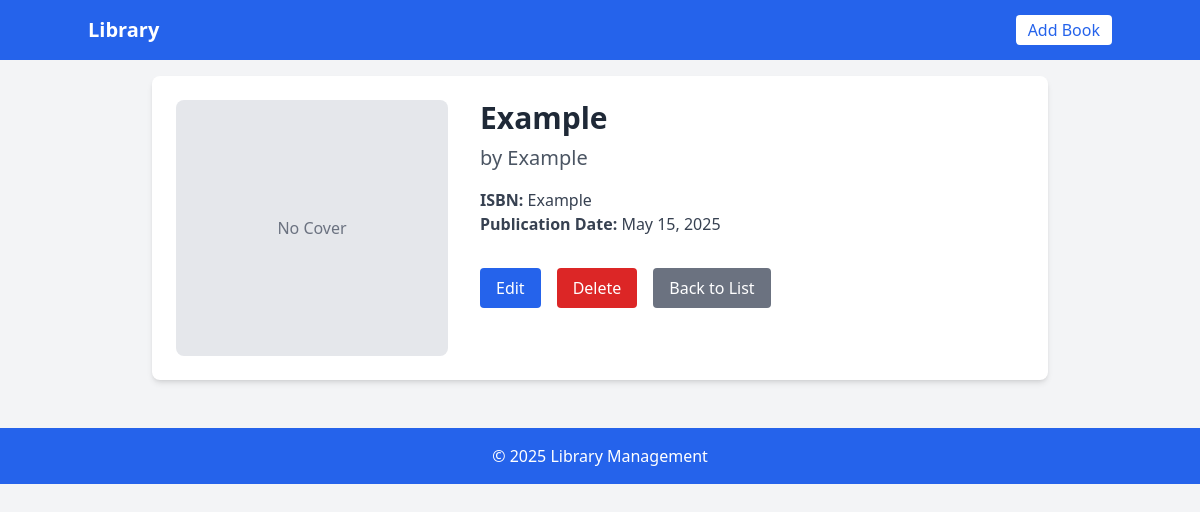
The page /books/2/ on the database its author committed.
### books/models.py (models this page shows, shortened)
class Book(models.Model):
    title = models.CharField(max_length=200)
    author = models.CharField(max_length=100)
    publication_date = models.DateField(blank=True, null=True)
    isbn = models.CharField('ISBN', max_length=13, unique=True)
    description = models.TextField(blank=True)
    cover_image = models.URLField(blank=True)
    created_at = models.DateTimeField(auto_now_add=True)
    updated_at = models.DateTimeField(auto_now=True)

### books/views.py (the view)
# urls.py: path('<int:pk>/', views.BookDetailView.as_view(), name='book_detail'),
class BookDetailView(DetailView):
    model = Book
    context_object_name = 'book'
    template_name = 'books/book_detail.html'

### books/templates/books/book_detail.html (shortened to what this page needs)
{% extends 'books/base.html' %}
{% block content %}
<div class="bg-white rounded-lg shadow-md p-6 max-w-4xl mx-auto">
    <div class="flex flex-col md:flex-row gap-8">
        <div class="md:w-1/3">
            {% if book.cover_image %}
            <img src="{{ book.cover_image }}" alt="{{ book.title }}" class="w-full rounded-lg shadow">
            {% else %}
            <div class="w-full h-64 bg-gray-200 rounded-lg flex items-center justify-center">
                <span class="text-gray-500">No Cover</span>
            </div>
            {% endif %}
        </div>
        <div class="md:w-2/3">
            <h1 class="text-3xl font-bold text-gray-800 mb-2">{{ book.title }}</h1>
            <p class="text-xl text-gray-600 mb-4">by {{ book.author }}</p>
            <div class="mb-4">
                <p class="text-gray-700"><span class="font-semibold">ISBN:</span> {{ book.isbn }}</p>
                {% if book.publication_date %}
                <p class="text-gray-700"><span class="font-semibold">Publication Date:</span> {{ book.publication_date }}</p>
                {% endif %}
            </div>
            <div class="flex gap-4 mt-8">
                <a href="{% url 'books:book_update' pk=book.pk %}" class="bg-blue-600 text-white px-4 py-2 rounded hover:bg-blue-700 transition-colors">Edit</a>
                <a href="{% url 'books:book_delete' pk=book.pk %}" class="bg-red-600 text-white px-4 py-2 rounded hover:bg-red-700 transition-colors">Delete</a>
                <a href="{% url 'books:book_list' %}" class="bg-gray-500 text-white px-4 py-2 rounded hover:bg-gray-600 transition-colors">Back to List</a>
            </div>
        </div>
    </div>
</div>
{% endblock %}

### rows shown on the page
Book: title "Example", author "Example", isbn "Example", publication_date "May 15, 2025"
